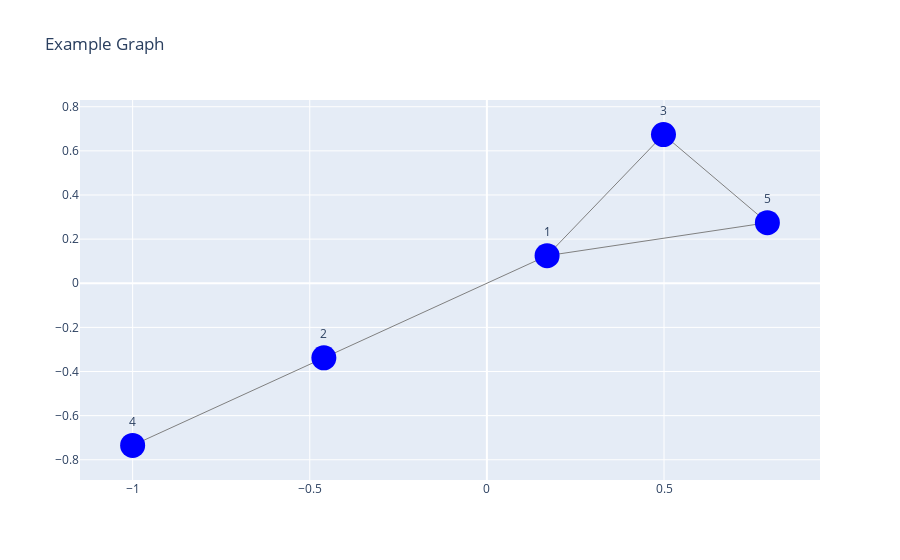

The cell this chart's notebook holds for it:
### Code cell
# Draw a more beautiful, interactive graph

def setup_plotly_graph(G : nx.Graph):
    pos = nx.spring_layout(G)
    edge_x, edge_y = [], []
    for edge in G.edges():
        x0, y0 = pos[edge[0]]
        x1, y1 = pos[edge[1]]
        edge_x += [x0, x1, None]
        edge_y += [y0, y1, None]

    node_x, node_y = zip(*pos.values())

    return edge_x, edge_y, node_x, node_y

def draw_plotly(G : nx.Graph):
    edge_x, edge_y, node_x, node_y = setup_plotly_graph(G)

    edge_trace = go.Scatter(x=edge_x, y=edge_y,
                            line=dict(width=1, color='gray'),
                            hoverinfo='none',
                            mode='lines')
    node_trace = go.Scatter(x=node_x, y=node_y,
                            mode='markers+text',
                            marker=dict(size=25, color='blue'),
                            text=list(G.nodes),
                            textposition="top center")

    fig = go.Figure(data=[edge_trace, node_trace],
                    layout=go.Layout(title="Example Graph",
                                    showlegend=False,
                                    hovermode='closest'))
    
    return fig

fig = draw_plotly(G)
fig.show()

### Figure 1 — Plotly figure (JSON) as saved in the notebook; plotly's stock layout.template omitted (floating-point values rounded to 4 significant figures)
{"data": [{"hoverinfo": "none", "line": {"color": "gray", "width": 1}, "mode": "lines", "type": "scatter", "x": [0.1699, -0.4602, null, 0.1699, 0.4985, null, 0.1699, 0.7918, null, -0.4602, -1, null, 0.4985, 0.7918, null], "y": [0.1248, -0.3382, null, 0.1248, 0.6736, null, 0.1248, 0.2745, null, -0.3382, -0.7348, null, 0.6736, 0.2745, null]}, {"marker": {"color": "blue", "size": 25}, "mode": "markers+text", "text": ["1", "2", "3", "4", "5"], "textposition": "top center", "type": "scatter", "x": [0.1699, -0.4602, 0.4985, -1, 0.7918], "y": [0.1248, -0.3382, 0.6736, -0.7348, 0.2745]}], "layout": {"hovermode": "closest", "showlegend": false, "title": {"text": "Example Graph"}}}
